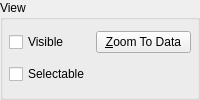
    <widget class="QGroupBox" name="ViewGroup">
     <property name="title">
      <string>View</string>
     </property>
     <layout class="QGridLayout">
      <property name="margin">
       <number>6</number>
      </property>
      <property name="spacing">
       <number>6</number>
      </property>
      <item row="0" column="0">
       <widget class="QCheckBox" name="ViewData">
        <property name="sizePolicy">
         <sizepolicy hsizetype="Fixed" vsizetype="Fixed">
          <horstretch>0</horstretch>
          <verstretch>0</verstretch>
         </sizepolicy>
        </property>
        <property name="toolTip">
         <string>&lt;html&gt;&lt;head&gt;&lt;meta name=&quot;qrichtext&quot; content=&quot;1&quot; /&gt;&lt;/head&gt;&lt;body style=&quot; white-space: pre-wrap; font-family:Sans Serif; font-size:9pt; font-weight:400; font-style:normal; text-decoration:none;&quot;&gt;&lt;p style=&quot; margin-top:0px; margin-bottom:0px; margin-left:0px; margin-right:0px; -qt-block-indent:0; text-indent:0px;&quot;&gt;Toggle visibility of this dataset's geometry.&lt;/p&gt;&lt;/body&gt;&lt;/html&gt;</string>
        </property>
        <property name="text">
         <string>Visible</string>
        </property>
       </widget>
      </item>
      <item row="0" column="1">
       <widget class="QPushButton" name="ViewZoomToData">
        <property name="enabled">
         <bool>true</bool>
        </property>
        <property name="toolTip">
         <string>&lt;html&gt;&lt;head&gt;&lt;meta name=&quot;qrichtext&quot; content=&quot;1&quot; /&gt;&lt;/head&gt;&lt;body style=&quot; white-space: pre-wrap; font-family:Sans Serif; font-size:9pt; font-weight:400; font-style:normal; text-decoration:none;&quot;&gt;&lt;p style=&quot; margin-top:0px; margin-bottom:0px; margin-left:0px; margin-right:0px; -qt-block-indent:0; text-indent:0px;&quot;&gt;Change the camera location to best fit the dataset in the view window.&lt;/p&gt;&lt;/body&gt;&lt;/html&gt;</string>
        </property>
        <property name="text">
         <string>&amp;Zoom To Data</string>
        </property>
       </widget>
      </item>
      <item row="1" column="0">
       <widget class="QCheckBox" name="Selectable">
        <property name="sizePolicy">
         <sizepolicy hsizetype="Fixed" vsizetype="Fixed">
          <horstretch>0</horstretch>
          <verstretch>0</verstretch>
         </sizepolicy>
        </property>
        <property name="toolTip">
         <string>&lt;html&gt;Toggle the selectablity of the object. Only selectable objects can be selected using the selection mechanisms&lt;/html&gt;</string>
        </property>
        <property name="text">
         <string>Selectable</string>
        </property>
       </widget>
      </item>
     </layout>
    </widget>
